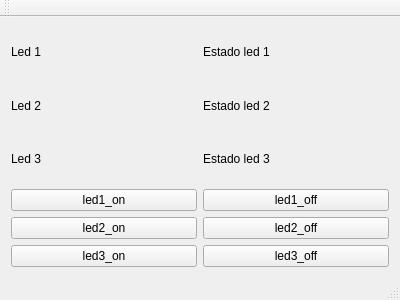
<?xml version="1.0" encoding="UTF-8"?>
<ui version="4.0">
 <class>MainWindow</class>
 <widget class="QMainWindow" name="MainWindow">
  <property name="geometry">
   <rect>
    <x>0</x>
    <y>0</y>
    <width>400</width>
    <height>300</height>
   </rect>
  </property>
  <property name="windowTitle">
   <string>MainWindow</string>
  </property>
  <widget class="QWidget" name="centralWidget">
   <layout class="QGridLayout" name="gridLayout_3">
    <item row="0" column="0">
     <layout class="QGridLayout" name="gridLayout">
      <item row="0" column="0">
       <widget class="QLabel" name="label">
        <property name="text">
         <string>Led 1</string>
        </property>
       </widget>
      </item>
      <item row="0" column="1">
       <widget class="QLabel" name="label_4">
        <property name="text">
         <string>Estado led 1</string>
        </property>
       </widget>
      </item>
      <item row="1" column="0">
       <widget class="QLabel" name="label_2">
        <property name="text">
         <string>Led 2</string>
        </property>
       </widget>
      </item>
      <item row="1" column="1">
       <widget class="QLabel" name="label_5">
        <property name="text">
         <string>Estado led 2</string>
        </property>
       </widget>
      </item>
      <item row="2" column="0">
       <widget class="QLabel" name="label_3">
        <property name="text">
         <string>Led 3</string>
        </property>
       </widget>
      </item>
      <item row="2" column="1">
       <widget class="QLabel" name="label_6">
        <property name="text">
         <string>Estado led 3</string>
        </property>
       </widget>
      </item>
     </layout>
    </item>
    <item row="1" column="0">
     <layout class="QGridLayout" name="gridLayout_2">
      <item row="0" column="0">
       <widget class="QPushButton" name="pushButton">
        <property name="text">
         <string>led1_on</string>
        </property>
       </widget>
      </item>
      <item row="0" column="1">
       <widget class="QPushButton" name="pushButton_4">
        <property name="text">
         <string>led1_off</string>
        </property>
       </widget>
      </item>
      <item row="1" column="0">
       <widget class="QPushButton" name="pushButton_2">
        <property name="text">
         <string>led2_on</string>
        </property>
       </widget>
      </item>
      <item row="1" column="1">
       <widget class="QPushButton" name="pushButton_5">
        <property name="text">
         <string>led2_off</string>
        </property>
       </widget>
      </item>
      <item row="2" column="0">
       <widget class="QPushButton" name="pushButton_3">
        <property name="text">
         <string>led3_on</string>
        </property>
       </widget>
      </item>
      <item row="2" column="1">
       <widget class="QPushButton" name="pushButton_6">
        <property name="text">
         <string>led3_off</string>
        </property>
       </widget>
      </item>
     </layout>
    </item>
   </layout>
  </widget>
  <widget class="QMenuBar" name="menuBar">
   <property name="geometry">
    <rect>
     <x>0</x>
     <y>0</y>
     <width>400</width>
     <height>21</height>
    </rect>
   </property>
  </widget>
  <widget class="QToolBar" name="mainToolBar">
   <attribute name="toolBarArea">
    <enum>TopToolBarArea</enum>
   </attribute>
   <attribute name="toolBarBreak">
    <bool>false</bool>
   </attribute>
  </widget>
  <widget class="QStatusBar" name="statusBar"/>
 </widget>
 <layoutdefault spacing="6" margin="11"/>
 <resources/>
 <connections/>
</ui>
